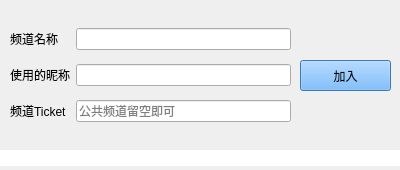
<?xml version="1.0" encoding="UTF-8"?>
<ui version="4.0">
    <class>joinChaDialog</class>
    <widget class="QWidget" name="joinChaDialog">
        <property name="geometry">
            <rect>
                <x>0</x>
                <y>0</y>
                <width>400</width>
                <height>170</height>
            </rect>
        </property>
        <property name="sizePolicy">
            <sizepolicy hsizetype="Fixed" vsizetype="Fixed">
                <horstretch>0</horstretch>
                <verstretch>0</verstretch>
            </sizepolicy>
        </property>
        <property name="minimumSize">
            <size>
                <width>400</width>
                <height>170</height>
            </size>
        </property>
        <property name="maximumSize">
            <size>
                <width>400</width>
                <height>170</height>
            </size>
        </property>
        <property name="windowTitle">
            <string>加入频道</string>
        </property>
        <widget class="QWidget" name="gridLayoutWidget">
            <property name="geometry">
                <rect>
                    <x>10</x>
                    <y>20</y>
                    <width>281</width>
                    <height>111</height>
                </rect>
            </property>
            <layout class="QGridLayout" name="gridLayout" rowstretch="0,0,0" columnminimumwidth="0,0">
                <item row="0" column="0">
                    <widget class="QLabel" name="label">
                        <property name="text">
                            <string>频道名称</string>
                        </property>
                    </widget>
                </item>
                <item row="1" column="0">
                    <widget class="QLabel" name="label_2">
                        <property name="text">
                            <string>使用的昵称</string>
                        </property>
                    </widget>
                </item>
                <item row="1" column="1">
                    <widget class="QLineEdit" name="nickEdit"/>
                </item>
                <item row="0" column="1">
                    <widget class="QLineEdit" name="chaNameEdit"/>
                </item>
                <item row="2" column="0">
                    <widget class="QLabel" name="label_3">
                        <property name="text">
                            <string>&lt;html&gt;&lt;head/&gt;&lt;body&gt;&lt;p&gt;频道Ticket&lt;/p&gt;&lt;/body&gt;&lt;/html&gt;</string>
                        </property>
                        <property name="textFormat">
                            <enum>Qt::AutoText</enum>
                        </property>
                    </widget>
                </item>
                <item row="2" column="1">
                    <widget class="QLineEdit" name="chaTicketEdit">
                        <property name="sizePolicy">
                            <sizepolicy hsizetype="Expanding" vsizetype="Fixed">
                                <horstretch>0</horstretch>
                                <verstretch>0</verstretch>
                            </sizepolicy>
                        </property>
                        <property name="placeholderText">
                            <string>公共频道留空即可</string>
                        </property>
                    </widget>
                </item>
            </layout>
        </widget>
        <widget class="QPushButton" name="joinBtn">
            <property name="geometry">
                <rect>
                    <x>300</x>
                    <y>60</y>
                    <width>91</width>
                    <height>31</height>
                </rect>
            </property>
            <property name="styleSheet">
                <string notr="true">background-color: rgb(85, 170, 255);
                    font: 700 9pt &quot;Microsoft YaHei UI&quot;;
                </string>
            </property>
            <property name="text">
                <string>加入</string>
            </property>
        </widget>
        <widget class="QLabel" name="msgBox">
            <property name="geometry">
                <rect>
                    <x>0</x>
                    <y>150</y>
                    <width>401</width>
                    <height>16</height>
                </rect>
            </property>
            <property name="styleSheet">
                <string notr="true">background-color: rgb(255, 255, 255);</string>
            </property>
            <property name="text">
                <string/>
            </property>
        </widget>
    </widget>
    <tabstops>
        <tabstop>chaNameEdit</tabstop>
        <tabstop>nickEdit</tabstop>
        <tabstop>chaTicketEdit</tabstop>
        <tabstop>joinBtn</tabstop>
    </tabstops>
    <resources/>
    <connections/>
</ui>
